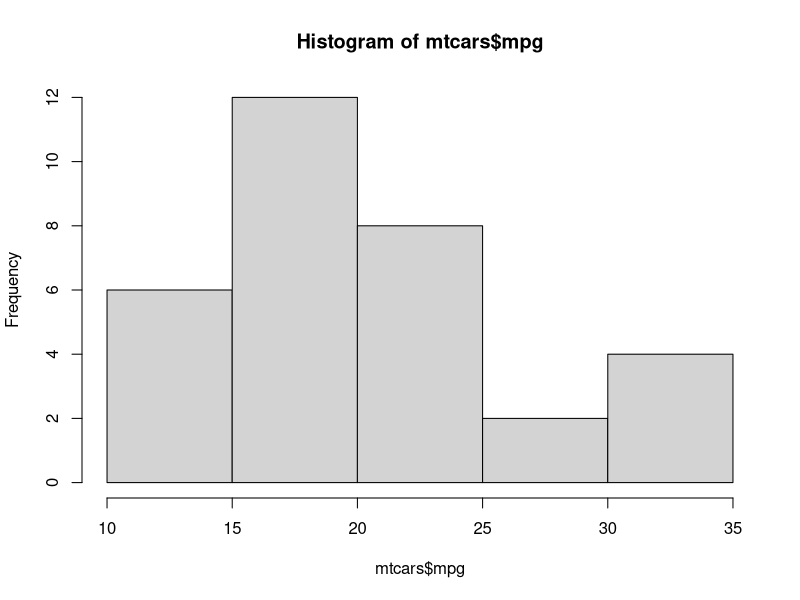
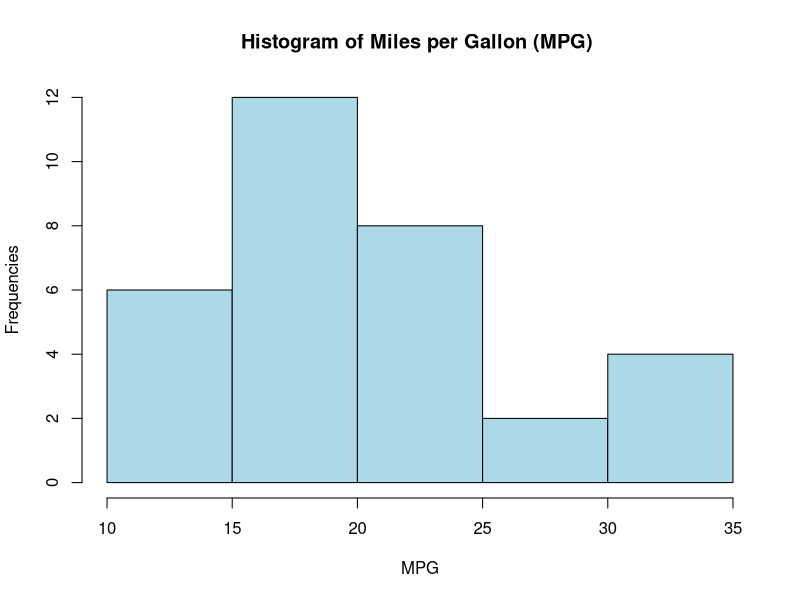
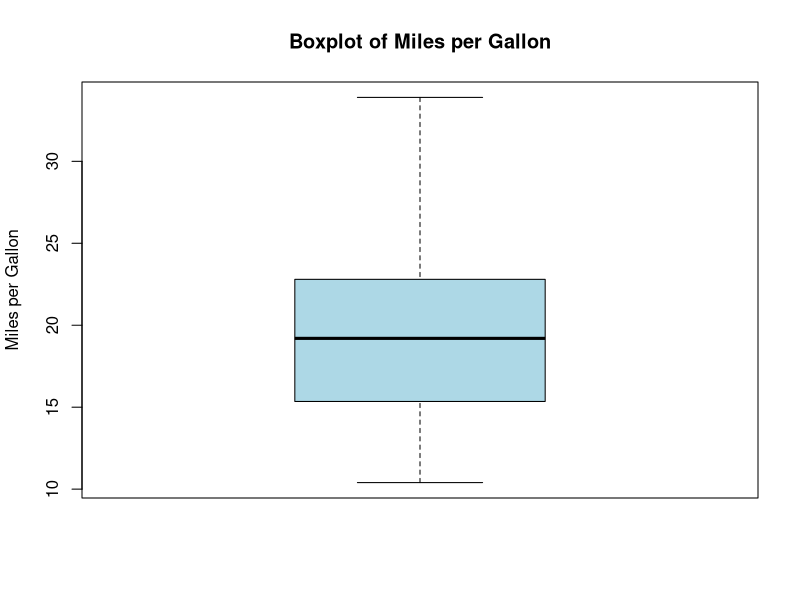
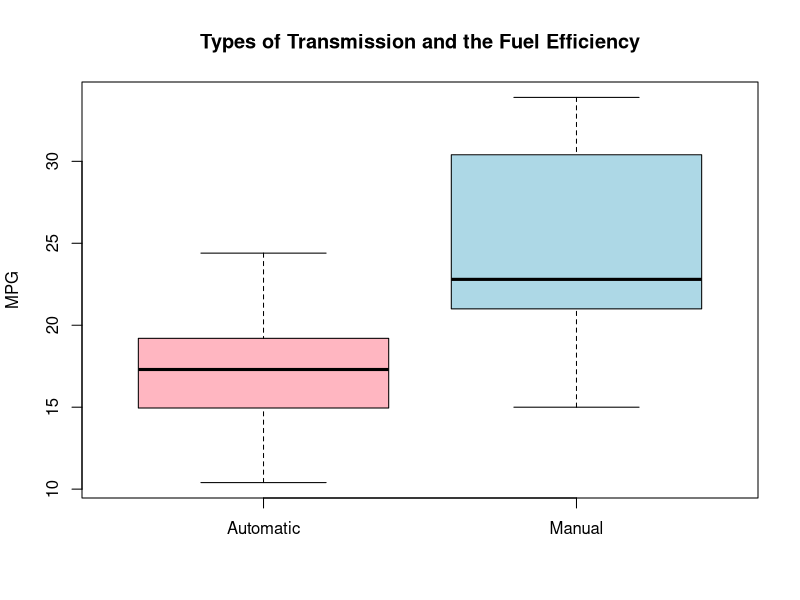
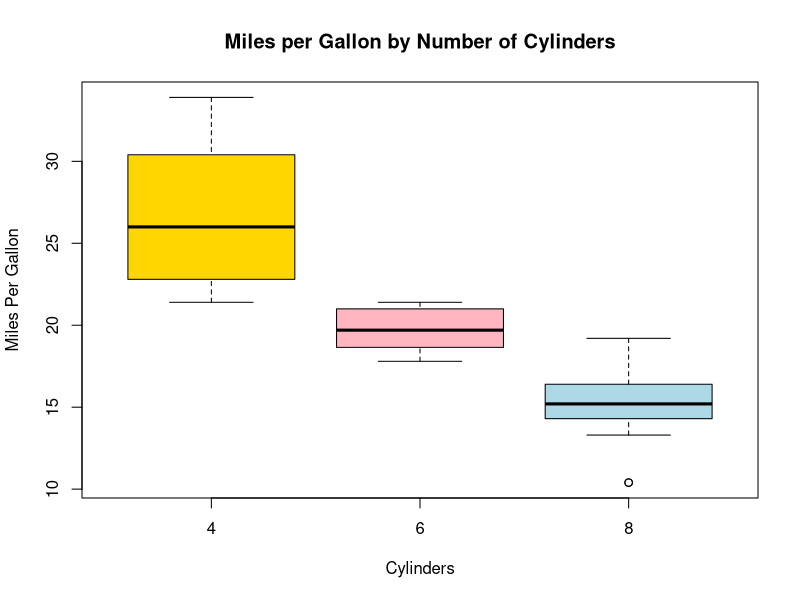
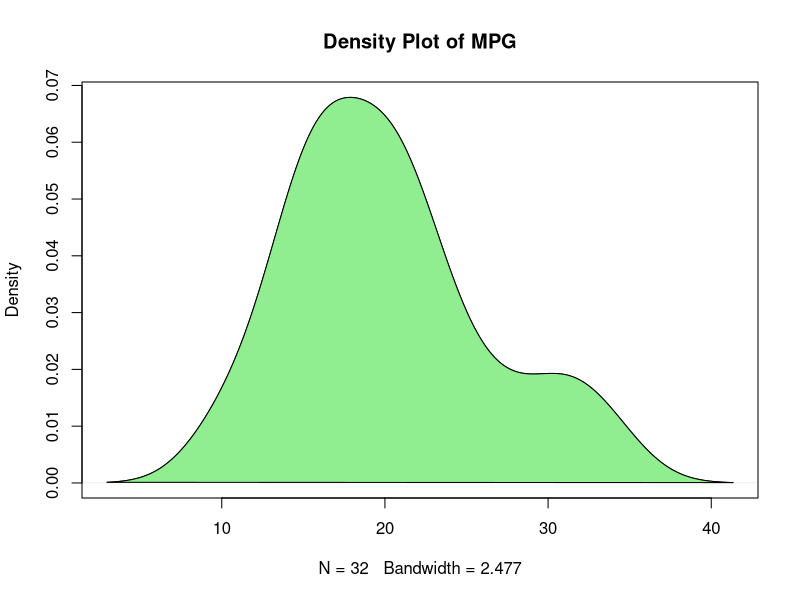
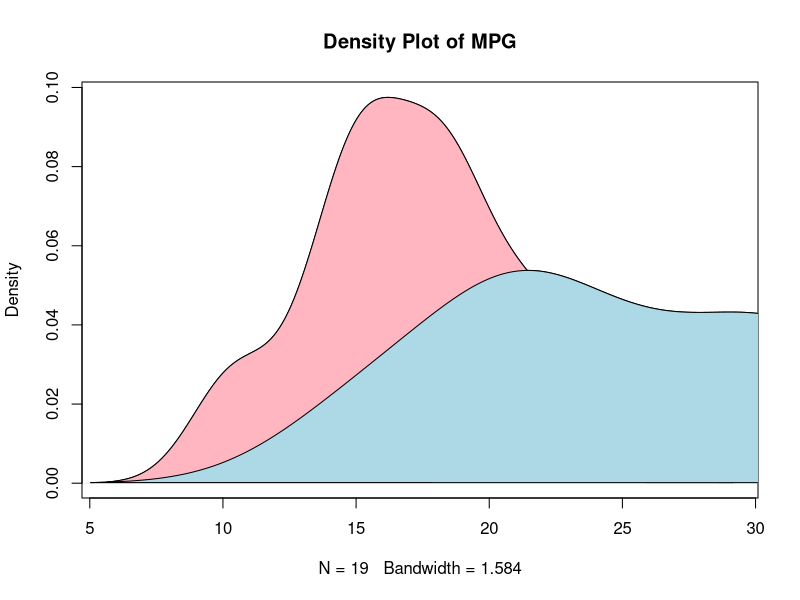
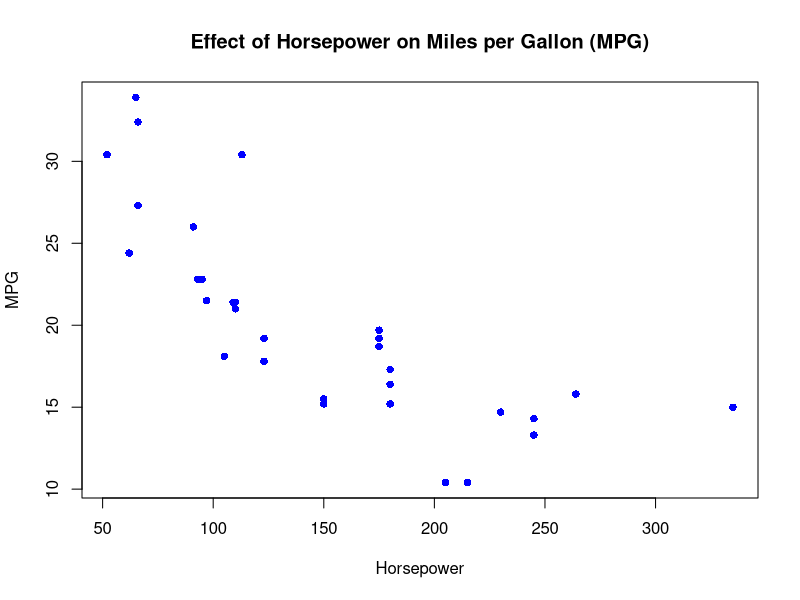

Generate these figures, in order, with R:
library(datasets)
library(tidyverse)
data("mtcars")

# Visualizations in Base-R
View(mtcars)
## Histogram
hist(mtcars$mpg)
### Customizing histogram
hist(mtcars$mpg, col = "lightblue",
     main = "Histogram of Miles per Gallon (MPG) ",
     xlab = "MPG",
     ylab = "Frequencies",
     breaks = "FD" # Freedman-Diaconis formula for Breaks
     )

## Boxplots
boxplot(mtcars$mpg, col = "lightblue",
        main = "Boxplot of Miles per Gallon",
        ylab = "Miles per Gallon")

# Do cars with automatic transmission make less miles 
# per gallon than the manual transmission vehicles?
boxplot(mtcars$mpg[mtcars$am == 0],
        mtcars$mpg[mtcars$am == 1],
        col = c("lightpink", "lightblue"),
        names = c("Automatic", "Manual"),
        ylab = "MPG",
        main = "Types of Transmission and the Fuel Efficiency")

# Using ~ notation to comparison:
# How mpg responds to the changes in cylinders
boxplot(mpg ~ cyl, data = mtcars,
        col = c("gold", "lightpink", "lightblue"),
        main = "Miles per Gallon by Number of Cylinders",
        xlab = "Cylinders", ylab = "Miles Per Gallon")

## Density Plot
# density calculation
dprop <- density(mtcars$mpg)
# plot
plot(dprop, main = "Density Plot of MPG")
# Fill shape
polygon(dprop, col = "lightgreen")
###
dp0 <- density(mtcars$mpg[mtcars$am == 0])
dp1 <- density(mtcars$mpg[mtcars$am == 1])
plot (dp0, main = "Density Plot of MPG" )
lines (dp1,)
legend(x=35, y=0.1,
       c("Automatic", "Manual"),
       fill = c("lightpink", "lightblue"),
       col = c("lightpink", "lightblue"))
polygon(dp0, col = "lightpink")
polygon(dp1, col = "lightblue")

# Scatterplot
plot(x = mtcars$hp,
     y = mtcars$mpg,
     main = "Effect of Horsepower on Miles per Gallon (MPG)",
     xlab = "Horsepower", ylab = "MPG",
     col = "blue", pch=16)

# Bar plot
cyl.count <- table(mtcars$cyl)
barplot(cyl.count, col = "lightblue",
        main = "Number of Cars by Cylinder",
        xlab = "Cylinders", ylab = "Number of Cars")
###
vs.count <- table(mtcars$vs)
barplot(vs.count, main = "Cars with V-Engine vs Straight",
        col = "lightblue",
        horiz = TRUE,
        names = c("V-Shaped", "Straight"))

# Line plot
data("AirPassengers")
plot (AirPassengers, col = "lightblue", lwd = 3,
      main = "Evolution of the Number of Air Passengers")

# Multiple Variables
## Scatter plot three variables
plot (mtcars$hp, mtcars$mpg,
      col = mtcars$cyl, cex = mtcars$cyl/3,
      xlab = "HP", ylab = "MPG",
      main = "Effect of Horsepower and Number of cylinder on Fuel Efficiency")
legend (140, 32, sort(unique(mtcars$cyl)),
        col = sort(unique(mtcars$cyl)),
        cex = sort(unique(mtcars$cyl)/6),
        pch = 1, # Circles not filled
        horiz = TRUE, yjust = 0.4
        )

# Plots side by side
par(mfrow = c(1,2))    # plot grid
plot(x = mtcars$disp, y = mtcars$hp,
     col = "darkgreen", pch=16,
     main = "HP by Displacement")
hist(mtcars$disp, col="lightgreen",
     main = "Histogram of Displacement")
par(mfrow = c(1,1))    # Reset and check the plot grid
par("mfrow")






